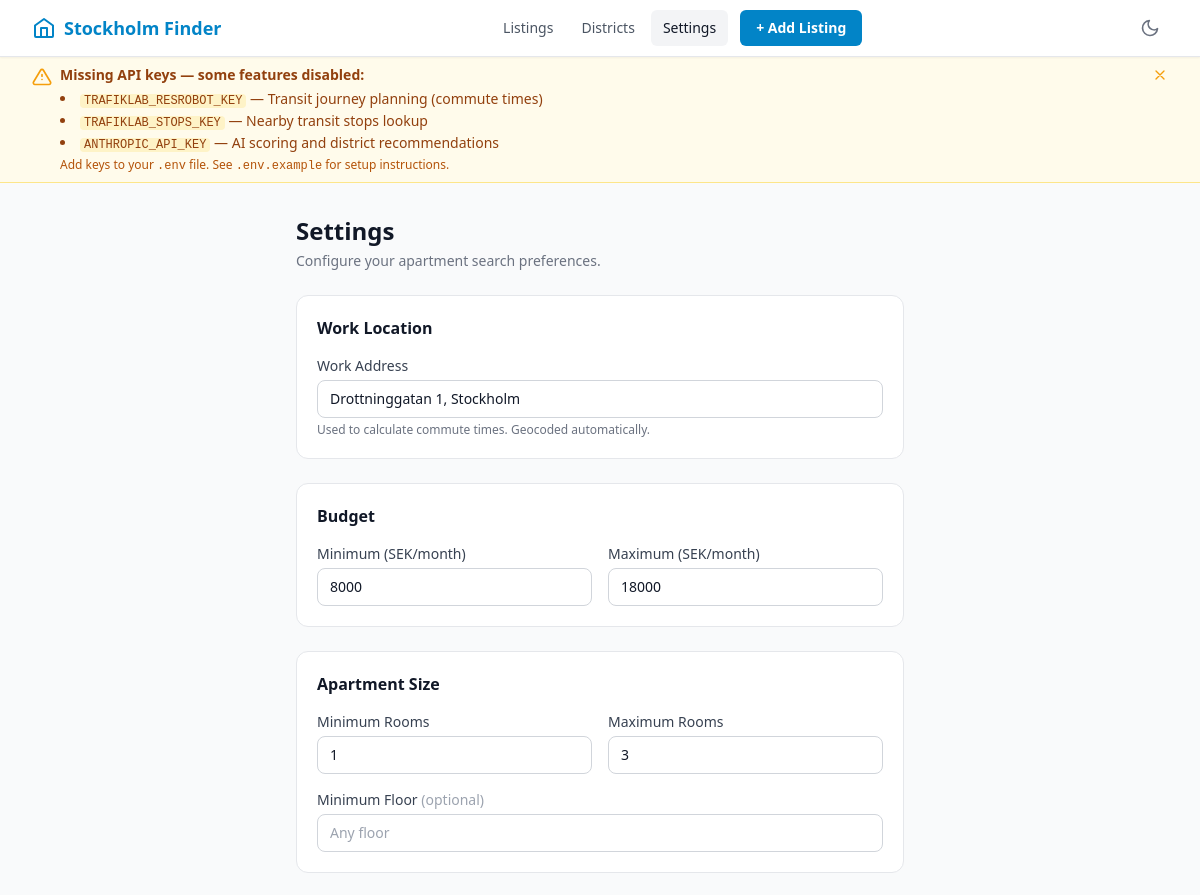
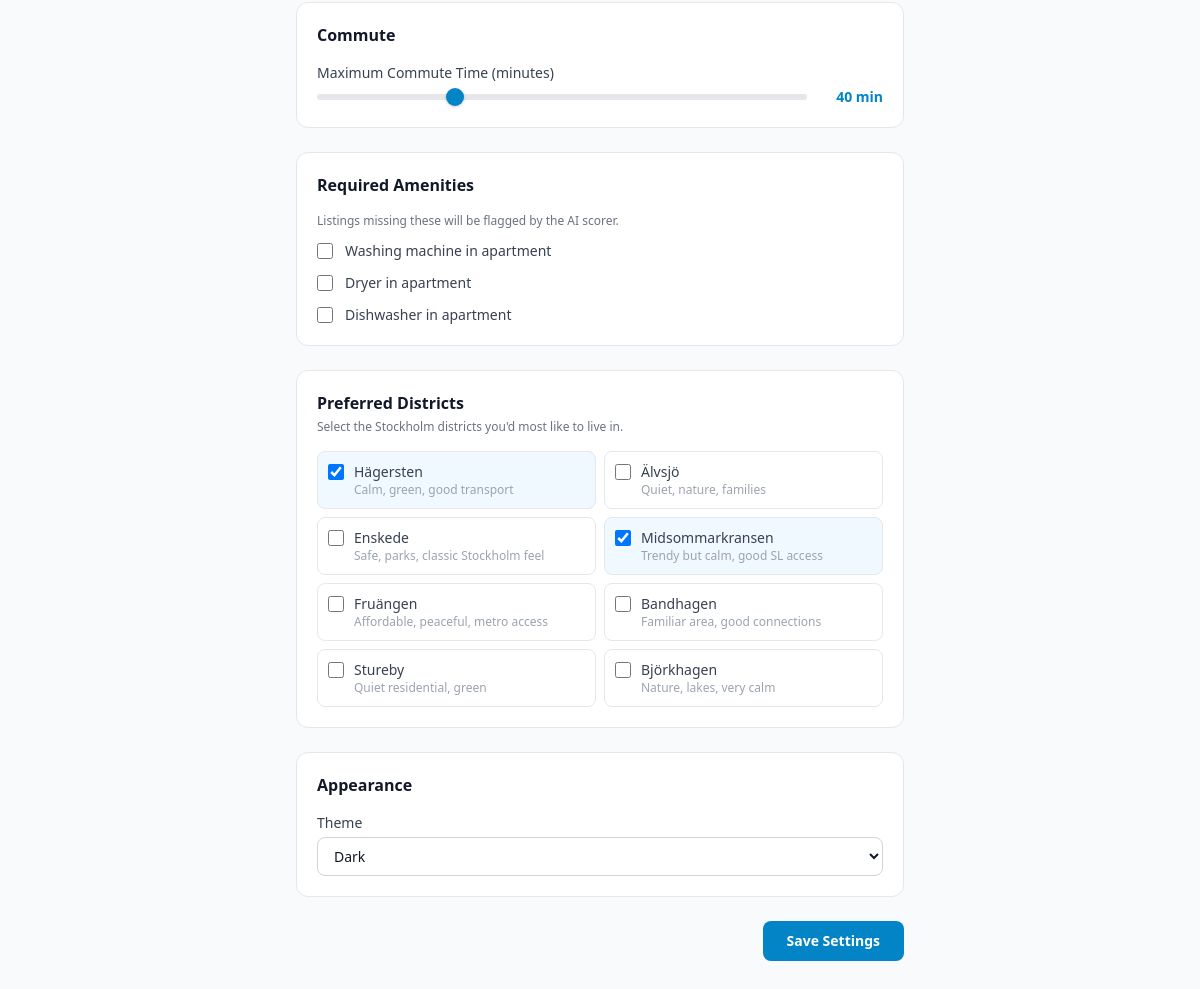
/settings/, run on an earlier commit of the app's database (2 pictures, top to bottom).
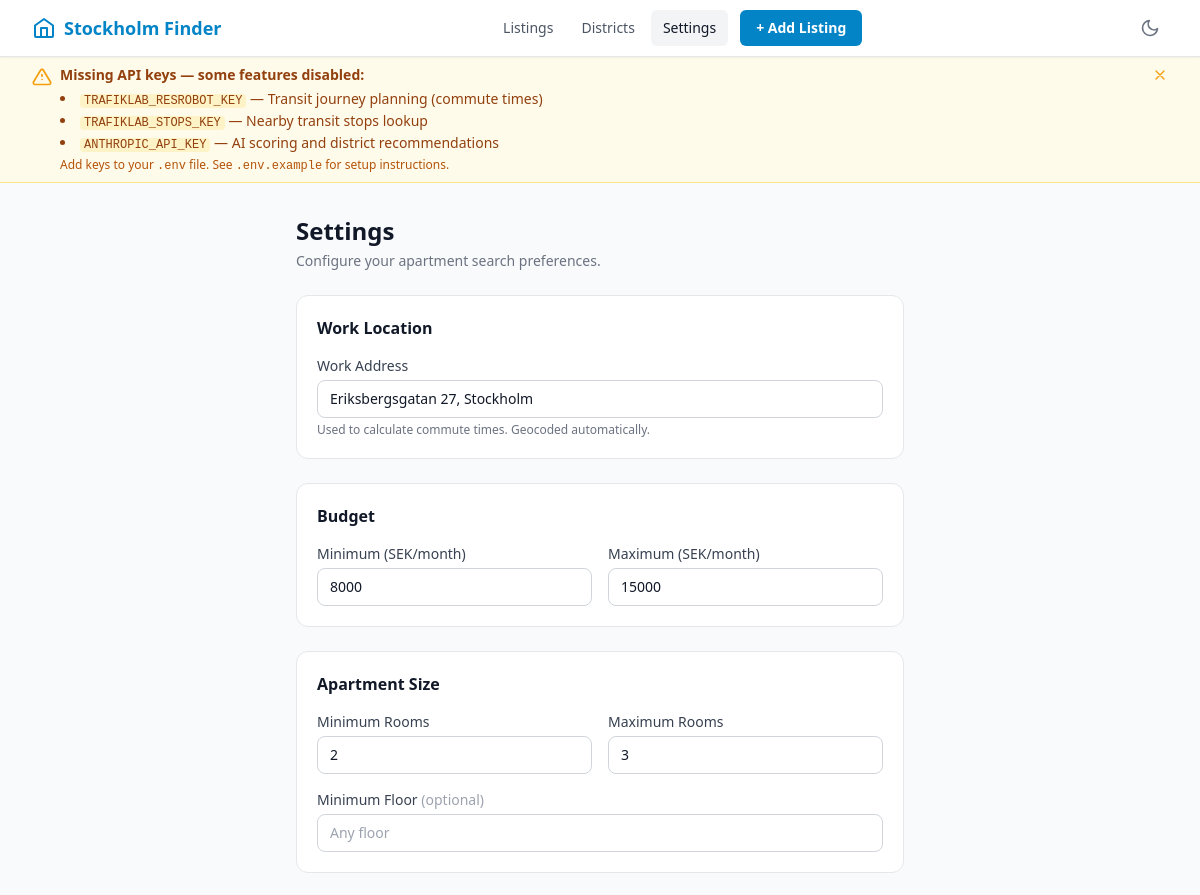
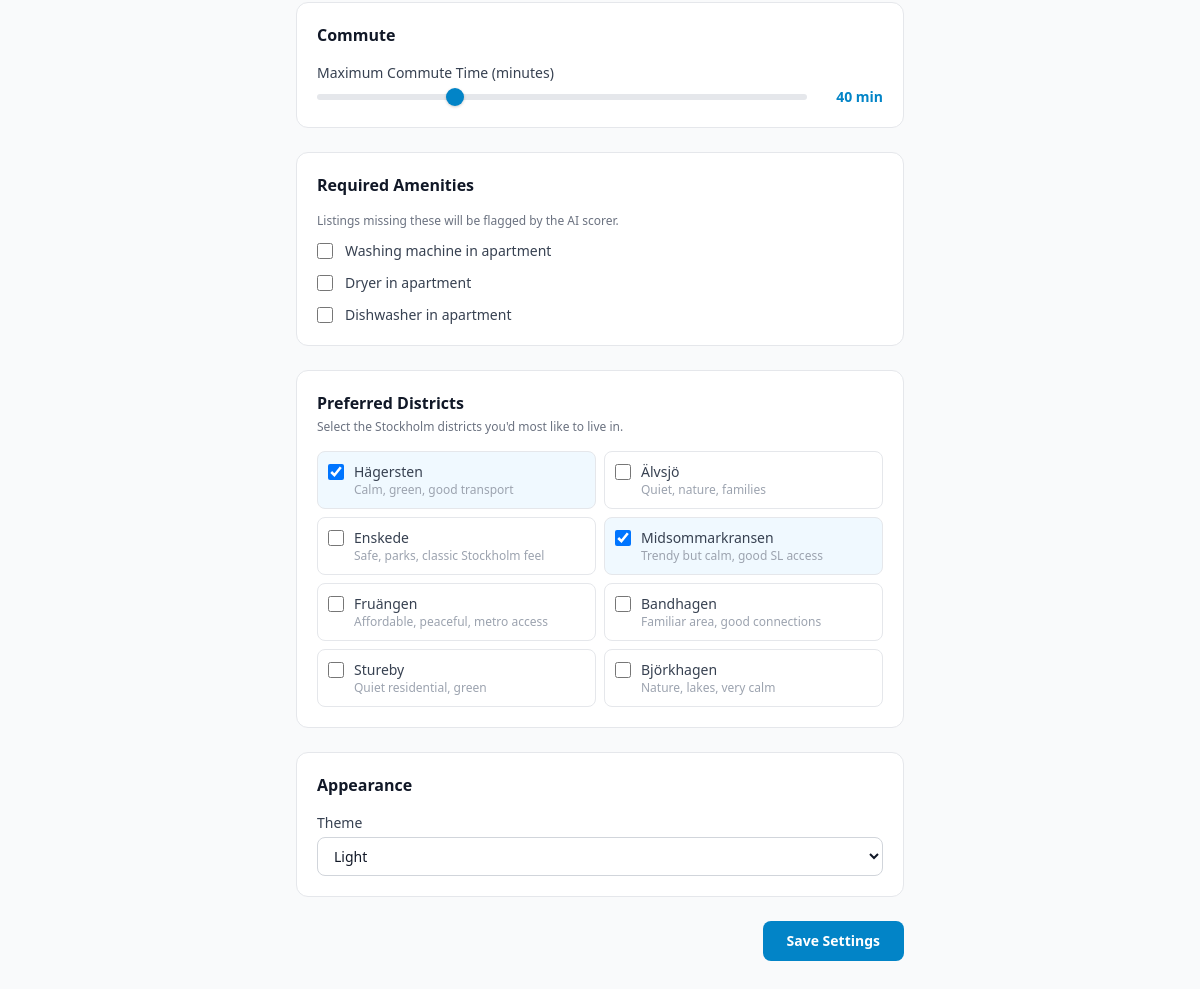
And on a later commit of the database (2 pictures, top to bottom).
### database/models.py (models this page shows, shortened)
class UserSettings(db.Model):
    __tablename__ = "user_settings"
    id = db.Column(db.Integer, primary_key=True)
    work_address = db.Column(db.String(500), nullable=True)
    work_lat = db.Column(db.Float, nullable=True)
    work_lng = db.Column(db.Float, nullable=True)
    budget_min = db.Column(db.Integer, default=5000)
    budget_max = db.Column(db.Integer, default=25000)
    min_rooms = db.Column(db.Integer, default=1)
    max_rooms = db.Column(db.Integer, default=3)
    floor_min = db.Column(db.Integer, nullable=True)
    must_have_washing_machine = db.Column(db.Boolean, default=False)
    must_have_dryer = db.Column(db.Boolean, default=False)
    must_have_dishwasher = db.Column(db.Boolean, default=False)
    preferred_districts = db.Column(db.JSON, default=list)
    max_commute_minutes = db.Column(db.Integer, default=45)
    theme = db.Column(db.String(10), default="light")

### routes/settings.py (the view)
@settings_bp.route("/", methods=["GET"])
def settings_page():
    settings = get_or_create_settings()
    return render_template("settings.html", settings=settings)

### templates/settings.html (shortened to what this page needs)
{% extends "base.html" %}
{% block content %}
<div class="max-w-2xl mx-auto px-4 sm:px-6 lg:px-8 py-8">
  <div class="mb-6">
    <h1 class="text-2xl font-bold text-gray-900 dark:text-white">Settings</h1>
    <p class="mt-1 text-sm text-gray-500 dark:text-gray-400">Configure your apartment search preferences.</p>
  </div>
  <form method="POST" action="{{ url_for('settings.save_settings') }}" class="space-y-6">
    <div class="bg-white dark:bg-gray-800 rounded-xl border border-gray-200 dark:border-gray-700 p-5">
      <h2 class="text-base font-semibold text-gray-900 dark:text-white mb-4">Work Location</h2>
      <div>
        <label for="work_address" class="block text-sm font-medium text-gray-700 dark:text-gray-300 mb-1">
          Work Address
        </label>
        <input
          type="text"
          id="work_address"
          name="work_address"
          value="{{ settings.work_address or '' }}"
          placeholder="e.g. Drottninggatan 1, Stockholm"
          class="w-full px-3 py-2 rounded-lg border border-gray-300 dark:border-gray-600 bg-white dark:bg-gray-700 text-gray-900 dark:text-white placeholder-gray-400 dark:placeholder-gray-500 focus:outline-none focus:ring-2 focus:ring-brand-500 focus:border-transparent text-sm transition-colors"
        />
        <p class="mt-1 text-xs text-gray-500 dark:text-gray-400">
          Used to calculate commute times. Geocoded automatically.
        </p>
      </div>
    </div>
    <div class="bg-white dark:bg-gray-800 rounded-xl border border-gray-200 dark:border-gray-700 p-5">
      <h2 class="text-base font-semibold text-gray-900 dark:text-white mb-4">Budget</h2>
      <div class="grid grid-cols-2 gap-4">
        <div>
          <label for="budget_min" class="block text-sm font-medium text-gray-700 dark:text-gray-300 mb-1">
            Minimum (SEK/month)
          </label>
          <input
            type="number"
            id="budget_min"
            name="budget_min"
            value="{{ settings.budget_min }}"
            min="0"
            step="500"
            class="w-full px-3 py-2 rounded-lg border border-gray-300 dark:border-gray-600 bg-white dark:bg-gray-700 text-gray-900 dark:text-white focus:outline-none focus:ring-2 focus:ring-brand-500 focus:border-transparent text-sm transition-colors"
          />
        </div>
        <div>
          <label for="budget_max" class="block text-sm font-medium text-gray-700 dark:text-gray-300 mb-1">
            Maximum (SEK/month)
          </label>
          <input
            type="number"
            id="budget_max"
            name="budget_max"
            value="{{ settings.budget_max }}"
            min="0"
            step="500"
            class="w-full px-3 py-2 rounded-lg border border-gray-300 dark:border-gray-600 bg-white dark:bg-gray-700 text-gray-900 dark:text-white focus:outline-none focus:ring-2 focus:ring-brand-500 focus:border-transparent text-sm transition-colors"
          />
        </div>
      </div>
    </div>
    <div class="bg-white dark:bg-gray-800 rounded-xl border border-gray-200 dark:border-gray-700 p-5">
      <h2 class="text-base font-semibold text-gray-900 dark:text-white mb-4">Apartment Size</h2>
      <div class="grid grid-cols-2 gap-4">
        <div>
          <label for="min_rooms" class="block text-sm font-medium text-gray-700 dark:text-gray-300 mb-1">
            Minimum Rooms
          </label>
          <input
            type="number"
            id="min_rooms"
            name="min_rooms"
            value="{{ settings.min_rooms }}"
            min="1"
            max="10"
            class="w-full px-3 py-2 rounded-lg border border-gray-300 dark:border-gray-600 bg-white dark:bg-gray-700 text-gray-900 dark:text-white focus:outline-none focus:ring-2 focus:ring-brand-500 focus:border-transparent text-sm transition-colors"
          />
        </div>
        <div>
          <label for="max_rooms" class="block text-sm font-medium text-gray-700 dark:text-gray-300 mb-1">
            Maximum Rooms
          </label>
          <input
            type="number"
            id="max_rooms"
            name="max_rooms"
            value="{{ settings.max_rooms }}"
            min="1"
            max="10"
            class="w-full px-3 py-2 rounded-lg border border-gray-300 dark:border-gray-600 bg-white dark:bg-gray-700 text-gray-900 dark:text-white focus:outline-none focus:ring-2 focus:ring-brand-500 focus:border-transparent text-sm transition-colors"
          />
        </div>
      </div>
      <div class="mt-4">
        <label for="floor_min" class="block text-sm font-medium text-gray-700 dark:text-gray-300 mb-1">
          Minimum Floor <span class="text-gray-400 dark:text-gray-500 font-normal">(optional)</span>
        </label>
        <input
          type="number"
          id="floor_min"
          name="floor_min"
          value="{{ settings.floor_min or '' }}"
          min="0"
          placeholder="Any floor"
          class="w-full px-3 py-2 rounded-lg border border-gray-300 dark:border-gray-600 bg-white dark:bg-gray-700 text-gray-900 dark:text-white placeholder-gray-400 dark:placeholder-gray-500 focus:outline-none focus:ring-2 focus:ring-brand-500 focus:border-transparent text-sm transition-colors"
        />
      </div>
    </div>
    <div class="bg-white dark:bg-gray-800 rounded-xl border border-gray-200 dark:border-gray-700 p-5">
      <h2 class="text-base font-semibold text-gray-900 dark:text-white mb-4">Commute</h2>
      <div>
        <label for="max_commute_minutes" class="block text-sm font-medium text-gray-700 dark:text-gray-300 mb-1">
          Maximum Commute Time (minutes)
        </label>
        <div class="flex items-center gap-3">
          <input
            type="range"
            id="max_commute_range"
            min="10"
            max="120"
            step="5"
            value="{{ settings.max_commute_minutes }}"
            oninput="document.getElementById('max_commute_minutes').value = this.value; document.getElementById('commute-display').textContent = this.value + ' min'"
            class="flex-1 h-2 appearance-none bg-gray-200 dark:bg-gray-600 rounded-full cursor-pointer accent-brand-600"
          />
          <span id="commute-display" class="text-sm font-semibold text-brand-600 dark:text-brand-400 w-16 text-right">
            {{ settings.max_commute_minutes }} min
          </span>
        </div>
      </div>
    </div>
    <div class="bg-white dark:bg-gray-800 rounded-xl border border-gray-200 dark:border-gray-700 p-5">
      <h2 class="text-base font-semibold text-gray-900 dark:text-white mb-4">Required Amenities</h2>
      <p class="text-xs text-gray-500 dark:text-gray-400 mb-3">Listings missing these will be flagged by the AI scorer.</p>
      <div class="space-y-3">
        <label class="flex items-center gap-3 cursor-pointer">
          <input
            type="checkbox"
            name="must_have_washing_machine"
            class="w-4 h-4 text-brand-600 border-gray-300 dark:border-gray-600 rounded focus:ring-brand-500 bg-white dark:bg-gray-700"
          />
          <span class="text-sm text-gray-700 dark:text-gray-300">Washing machine in apartment</span>
        </label>
        <label class="flex items-center gap-3 cursor-pointer">
          <input
            type="checkbox"
            name="must_have_dryer"
            class="w-4 h-4 text-brand-600 border-gray-300 dark:border-gray-600 rounded focus:ring-brand-500 bg-white dark:bg-gray-700"
          />
          <span class="text-sm text-gray-700 dark:text-gray-300">Dryer in apartment</span>
        </label>
        <label class="flex items-center gap-3 cursor-pointer">
          <input
            type="checkbox"
            name="must_have_dishwasher"
            class="w-4 h-4 text-brand-600 border-gray-300 dark:border-gray-600 rounded focus:ring-brand-500 bg-white dark:bg-gray-700"
          />
          <span class="text-sm text-gray-700 dark:text-gray-300">Dishwasher in apartment</span>
        </label>
      </div>
    </div>
    <div class="bg-white dark:bg-gray-800 rounded-xl border border-gray-200 dark:border-gray-700 p-5">
      <h2 class="text-base font-semibold text-gray-900 dark:text-white mb-1">Preferred Districts</h2>
      <p class="text-xs text-gray-500 dark:text-gray-400 mb-4">Select the Stockholm districts you'd most like to live in.</p>
      <div class="grid grid-cols-2 gap-2">
        {% set recommended_districts = [
          ("Hägersten", "Calm, green, good transport"),
          ("Älvsjö", "Quiet, nature, families"),
          ("Enskede", "Safe, parks, classic Stockholm feel"),
          ("Midsommarkransen", "Trendy but calm, good SL access"),
          ("Fruängen", "Affordable, peaceful, metro access"),
          ("Bandhagen", "Familiar area, good connections"),
          ("Stureby", "Quiet residential, green"),
          ("Björkhagen", "Nature, lakes, very calm"),
        ] %}
        {% for district, description in recommended_districts %}
        <label class="flex items-start gap-2.5 p-2.5 rounded-lg border border-gray-200 dark:border-gray-600 hover:bg-gray-50 dark:hover:bg-gray-700/50 cursor-pointer transition-colors
          {% if district in (settings.preferred_districts or []) %}bg-brand-50 dark:bg-brand-900/20 border-brand-300 dark:border-brand-600{% endif %}">
          <input
            type="checkbox"
            name="preferred_districts"
            value="{{ district }}"
            {% if district in (settings.preferred_districts or []) %}checked{% endif %}
            class="w-4 h-4 mt-0.5 text-brand-600 border-gray-300 dark:border-gray-600 rounded focus:ring-brand-500 bg-white dark:bg-gray-700 flex-shrink-0"
          />
          <div>
            <div class="text-sm font-medium text-gray-700 dark:text-gray-300">{{ district }}</div>
            <div class="text-xs text-gray-400 dark:text-gray-500">{{ description }}</div>
          </div>
        </label>
        {% endfor %}
      </div>
    </div>
    <div class="bg-white dark:bg-gray-800 rounded-xl border border-gray-200 dark:border-gray-700 p-5">
      <h2 class="text-base font-semibold text-gray-900 dark:text-white mb-4">Appearance</h2>
      <div>
        <label for="theme" class="block text-sm font-medium text-gray-700 dark:text-gray-300 mb-1">Theme</label>
        <select
          id="theme"
          name="theme"
          onchange="applyTheme(this.value)"
          class="w-full px-3 py-2 rounded-lg border border-gray-300 dark:border-gray-600 bg-white dark:bg-gray-700 text-gray-900 dark:text-white focus:outline-none focus:ring-2 focus:ring-brand-500 focus:border-transparent text-sm transition-colors"
        >
          <option value="light" {% if settings.theme == 'light' %}selected{% endif %}>Light</option>
          <option value="dark" {% if settings.theme == 'dark' %}selected{% endif %}>Dark</option>
        </select>
      </div>
    </div>
    <div class="flex justify-end">
      <button
        type="submit"
        class="px-6 py-2.5 rounded-lg bg-brand-600 hover:bg-brand-700 text-white font-semibold text-sm transition-colors focus:outline-none focus:ring-2 focus:ring-brand-500 focus:ring-offset-2">
        Save Settings
      </button>
    </div>
  </form>
</div>
{% endblock %}

What changed in the data, as far as the page shows it:
changed UserSettings: work_address "Drottninggatan 1, Stockholm" → "Eriksbergsgatan 27, Stockholm"; budget_max "18000" → "15000"; min_rooms "1" → "2"; theme "Dark" → "Light"
